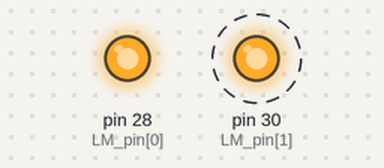
A sketch run on a simulated Arduino Mega 2560, built with avr-gcc and run on an emulated ATmega2560. Parts: output pins drawn as LEDs (lit = HIGH). Dashed ring = blinking. What the sketch prints to the serial monitor is not drawn. At 5.1 s the program stops and its outputs stay as they are.

Above: at 0.1 s.
Timing chart, 0 to 6.5 s (numbered marks = the images above):
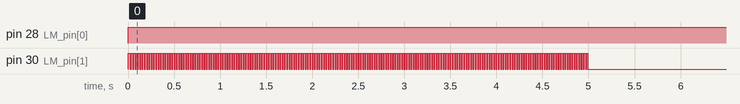

The sketch:

Dummy_stepper.ino
```cpp
#include <Stepper.h>

/* Pins for the driver control */
const int LM_pin[2] = {28,30};

int LM_data = 200;   // min 10, max a lot! around 30000, suitable between 10 and 30!

unsigned long timer_prev = 0;
unsigned long timer = 0;
unsigned long timer_difference = 0;

boolean activated_flag = false;
int miliSeconds_stepper = 10;   // min 10, max 500
int counter_steps = 0;

void setup()
{
  Serial.begin(9600);

  pinMode(LM_pin[0],OUTPUT);
  pinMode(LM_pin[1],OUTPUT);
}

//void Adjust_azimuth(int Steps, byte Direction) {
void loop()
{
  timer_prev = millis();
  counter_steps++;
  while(1)
  {
    if(counter_steps <= LM_data)
    {
      // Change in direction
      if(LM_data > 0)
        digitalWrite(LM_pin[0],HIGH);
      else
        digitalWrite(LM_pin[0],LOW);

      timer = millis();
      timer_difference = timer - timer_prev;

      // Writing the stepper power considering "delayMicroSeconds" with micros()
      if(activated_flag == false)
      {
        if(timer_difference < miliSeconds_stepper)
        {
          Serial.println("ACTIVATED");
          digitalWrite(LM_pin[1],HIGH);
        }
        else
          activated_flag = true;
      }
      if(activated_flag == true)
      {
        if(timer_difference > miliSeconds_stepper && timer_difference < miliSeconds_stepper*2)
        {
          Serial.println("DEACTIVATED");
          digitalWrite(LM_pin[1],LOW);
        }
        else
        {
          activated_flag = false;
          break;
        }
      }
    }
    else
      digitalWrite(LM_pin[1],LOW);
  }
}
```

Measured:
- by itself, pin 28 (LM_pin[0]): LOW → HIGH at 0.00 s
- by itself, pin 30 (LM_pin[1]): alternates HIGH for 0.01 s and LOW for 0.01 s, 400 changes in all, then stays LOW
